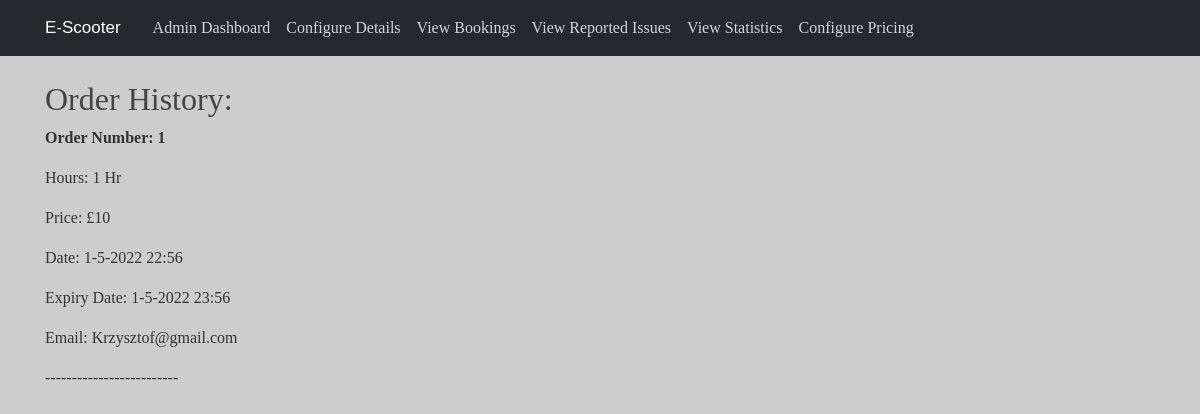
Before: /admin/bookings with the older database file.
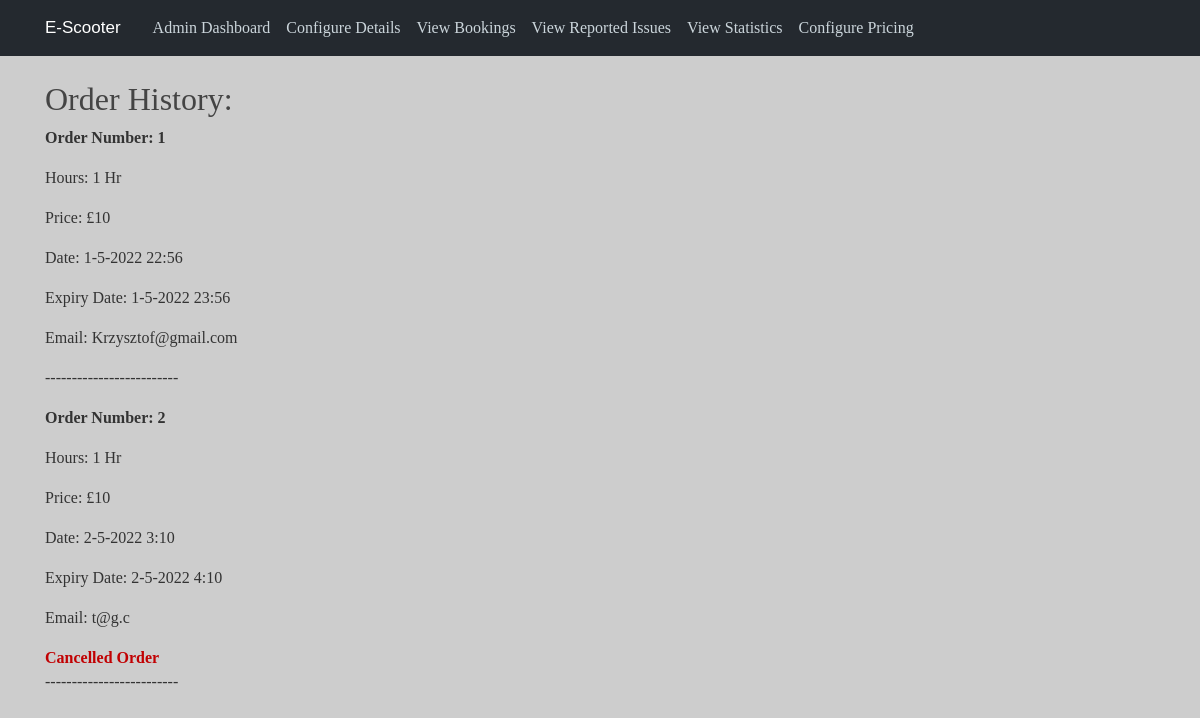
After: the same page with the newer database file.
### app/models.py (models this page shows)
class Booking(db.Model):
    __tablename__ = "bookings"
    id = db.Column(db.Integer, primary_key=True)
    ScooterID = db.Column(db.Integer, ForeignKey("scooters.id"))
    UserID = db.Column(db.Integer, ForeignKey("users.id"))
    numHours = db.Column(db.Integer, nullable = False)
    date = db.Column(db.DateTime, nullable = False)
    expiry = db.Column(db.DateTime)
    price = db.Column(db.Integer, nullable = False)
    cancelled = db.Column(db.Boolean, default = False, nullable=False)
    option = db.Column(db.Integer, nullable = False)
    email = db.Column(db.String(60), nullable=False)

### app/views.py (the view)
@app.route("/admin/bookings")
def admin_bookings():
    if session.get("admin") == 0:
        return redirect("/dashboard")
    else:
        bookings = models.Booking.query.all()
        return render_template("bookings.html", orders=bookings)

### app/templates/bookings.html (shortened to what this page needs)
{% extends "admin_base.html" %}
{% block content %}
<head>
</head>
<body>
    <h2>Order History:</h2>
    {% for elem in orders %}
        {% if elem.id not in active or elem.cancelled %}
            <p style="font-weight: bold">Order Number: {{elem.id}}</p>
            <p>Hours: {{elem.numHours}} Hr</p>
            <p>Price: £{{elem.price}}</p>
            <p>Date: {{elem.date.day}}-{{elem.date.month}}-{{elem.date.year}} {{elem.date.hour}}:{{elem.date.minute}}</p>
            <p>Expiry Date: {{elem.expiry.day}}-{{elem.expiry.month}}-{{elem.expiry.year}} {{elem.expiry.hour}}:{{elem.expiry.minute}}</p>
            <p>Email: {{elem.email}}</p>
            {% if elem.cancelled %}
            <b style="color: rgba(193,0,2,1.00)">Cancelled Order</b>
            {% endif %}
			<p>-------------------------</p>
        {% endif %}
    {% endfor %}
</body>
{% endblock content %}

### app/templates/admin_base.html (shortened to what this page needs)
<!doctype html>
<link href="//db.onlinewebfonts.com/c/59e7605c0e625de0522a548ac1a15d91?family=Sharp+Sans+No1+Medium+Italic" rel="stylesheet" type="text/css"/>
<html lang="en">
  <head>
    <link rel="stylesheet" href="https://stackpath.bootstrapcdn.com/bootstrap/4.3.1/css/bootstrap.min.css">
    <link rel="stylesheet" type="text/css" href="{{ url_for('static', filename='style.css')}}">
  </head>
    <header class="site-header">
      <nav class="navbar navbar-expand-md navbar-dark bg-steel fixed-top">
        <div class="container">
          <a class="navbar-brand mr-4" href="/dashboard" style="font-family: Sharp Sans No1 Medium Italic, Sans-Serif; font-size: 17px">E-Scooter</a>
          <div class="collapse navbar-collapse" id="navbarToggle">
            <div class="navbar-nav mr-auto" style="font-weight: 300">
              <a class="nav-item nav-link" href="/dashboard">Admin Dashboard</a>
              <a class="nav-item nav-link" href="/admin/manage">Configure Details</a>
              <a class="nav-item nav-link" href="/admin/bookings">View Bookings</a>
              <a class="nav-item nav-link" href="/admin/issues">View Reported Issues</a>
              <a class="nav-item nav-link" href="/admin/statistics">View Statistics</a>
			        <a class="nav-item nav-link" href="/admin/pricing">Configure Pricing</a>
            </div>
          </div>
        </div>
      </nav>
    </header>
    <div class = 'container'>
      {% block content %}{% endblock %}
    </div>
  </body>
</html>

### app/static/style.css (style rules this page uses)
body { background: rgba(205,205,205,1); color: #333333; margin-top: 5rem; font-family: halyard-display; }
h1, h2, h3, h4, h5, h6 { color: #444444; }
.bg-steel { background-color: #24292f; }
.site-header .navbar-nav .nav-link { color: #cbd5db; }

Changed rows visible on the page:
added Booking: id "2", numHours "1", price "10", date.day "2", date.month "5", date.year "2022", date.hour "3", date.minute "10", expiry.day "2", expiry.month "5", expiry.year "2022", expiry.hour "4", expiry.minute "10", email "t@g.c", cancelled "Cancelled Order"
